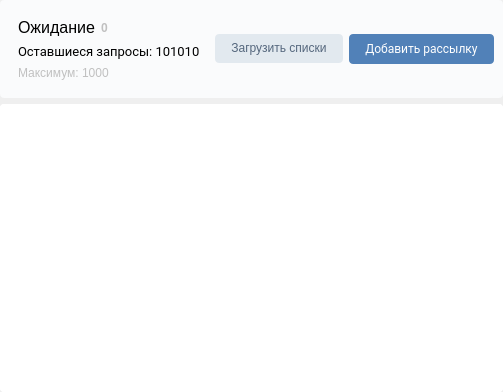
<?xml version="1.0" encoding="UTF-8"?>
<ui version="4.0">
 <class>WaitingWidget</class>
 <widget class="QWidget" name="WaitingWidget">
  <property name="geometry">
   <rect>
    <x>0</x>
    <y>0</y>
    <width>501</width>
    <height>392</height>
   </rect>
  </property>
  <property name="windowTitle">
   <string>Form</string>
  </property>
  <layout class="QVBoxLayout" name="verticalLayout">
   <property name="leftMargin">
    <number>0</number>
   </property>
   <property name="topMargin">
    <number>0</number>
   </property>
   <property name="rightMargin">
    <number>0</number>
   </property>
   <property name="bottomMargin">
    <number>0</number>
   </property>
   <item>
    <widget class="QFrame" name="waitingWidgetHeaderFrame">
     <property name="sizePolicy">
      <sizepolicy hsizetype="Preferred" vsizetype="Fixed">
       <horstretch>0</horstretch>
       <verstretch>0</verstretch>
      </sizepolicy>
     </property>
     <property name="minimumSize">
      <size>
       <width>0</width>
       <height>0</height>
      </size>
     </property>
     <property name="styleSheet">
      <string notr="true">background-color: #FAFBFC;
border-radius: 4px;</string>
     </property>
     <property name="frameShape">
      <enum>QFrame::StyledPanel</enum>
     </property>
     <property name="frameShadow">
      <enum>QFrame::Raised</enum>
     </property>
     <layout class="QHBoxLayout" name="horizontalLayout">
      <item>
       <widget class="QWidget" name="widget" native="true">
        <layout class="QVBoxLayout" name="verticalLayout_3">
         <item>
          <widget class="QWidget" name="headerLabel" native="true">
           <layout class="QHBoxLayout" name="horizontalLayout_2">
            <property name="spacing">
             <number>6</number>
            </property>
            <property name="leftMargin">
             <number>0</number>
            </property>
            <property name="topMargin">
             <number>0</number>
            </property>
            <property name="rightMargin">
             <number>0</number>
            </property>
            <property name="bottomMargin">
             <number>0</number>
            </property>
            <item>
             <widget class="QLabel" name="label">
              <property name="sizePolicy">
               <sizepolicy hsizetype="Fixed" vsizetype="Preferred">
                <horstretch>0</horstretch>
                <verstretch>0</verstretch>
               </sizepolicy>
              </property>
              <property name="font">
               <font>
                <pointsize>12</pointsize>
                <weight>50</weight>
                <bold>false</bold>
               </font>
              </property>
              <property name="styleSheet">
               <string notr="true">color: black;</string>
              </property>
              <property name="text">
               <string>Ожидание</string>
              </property>
             </widget>
            </item>
            <item>
             <widget class="QLabel" name="label_2">
              <property name="font">
               <font>
                <weight>75</weight>
                <bold>true</bold>
               </font>
              </property>
              <property name="styleSheet">
               <string notr="true">color:#C0c0c0;</string>
              </property>
              <property name="text">
               <string>0</string>
              </property>
             </widget>
            </item>
           </layout>
          </widget>
         </item>
         <item>
          <widget class="QLabel" name="requestCountLabel">
           <property name="font">
            <font>
             <family>Roboto</family>
             <pointsize>10</pointsize>
            </font>
           </property>
           <property name="styleSheet">
            <string notr="true">color: black;</string>
           </property>
           <property name="text">
            <string>Оставшиеся запросы: 101010</string>
           </property>
          </widget>
         </item>
         <item>
          <widget class="QLabel" name="maxRequestsLabel">
           <property name="styleSheet">
            <string notr="true">color:#C0c0c0;</string>
           </property>
           <property name="text">
            <string>Максимум: 1000</string>
           </property>
          </widget>
         </item>
        </layout>
       </widget>
      </item>
      <item>
       <widget class="QPushButton" name="loadListsButton">
        <property name="styleSheet">
         <string notr="true">padding: 7px 16px 8px;
margine: 10px;
border-radius: 4px;
background-color: #e2e9ef;
color: #55677d;</string>
        </property>
        <property name="text">
         <string>Загрузить списки</string>
        </property>
       </widget>
      </item>
      <item>
       <widget class="QPushButton" name="addListButton">
        <property name="sizePolicy">
         <sizepolicy hsizetype="Fixed" vsizetype="Fixed">
          <horstretch>0</horstretch>
          <verstretch>0</verstretch>
         </sizepolicy>
        </property>
        <property name="font">
         <font>
          <family>Roboto</family>
          <pointsize>9</pointsize>
          <weight>50</weight>
          <italic>false</italic>
          <bold>false</bold>
          <underline>false</underline>
          <kerning>true</kerning>
         </font>
        </property>
        <property name="cursor">
         <cursorShape>PointingHandCursor</cursorShape>
        </property>
        <property name="styleSheet">
         <string notr="true">QPushButton
{
	background-color: #5181b8;
	color: white;
	padding: 7px 16px 8px;
	border-radius: 4px;
}

QPushButton::hover
{
	
}</string>
        </property>
        <property name="text">
         <string>Добавить рассылку</string>
        </property>
        <property name="icon">
         <iconset resource="resource/res.qrc">
          <normaloff>:/style/image/plus.png</normaloff>:/style/image/plus.png</iconset>
        </property>
       </widget>
      </item>
     </layout>
    </widget>
   </item>
   <item>
    <widget class="QFrame" name="contentFrame">
     <property name="styleSheet">
      <string notr="true">background-color: white;
border-radius: 4px;</string>
     </property>
     <property name="frameShape">
      <enum>QFrame::StyledPanel</enum>
     </property>
     <property name="frameShadow">
      <enum>QFrame::Raised</enum>
     </property>
     <layout class="QGridLayout" name="gridLayout">
      <property name="leftMargin">
       <number>0</number>
      </property>
      <property name="topMargin">
       <number>0</number>
      </property>
      <property name="rightMargin">
       <number>0</number>
      </property>
      <property name="bottomMargin">
       <number>0</number>
      </property>
      <item row="0" column="0">
       <widget class="QScrollArea" name="scrollArea">
        <property name="verticalScrollBarPolicy">
         <enum>Qt::ScrollBarAlwaysOff</enum>
        </property>
        <property name="widgetResizable">
         <bool>true</bool>
        </property>
        <property name="alignment">
         <set>Qt::AlignHCenter|Qt::AlignTop</set>
        </property>
        <widget class="QWidget" name="listWidget">
         <property name="geometry">
          <rect>
           <x>0</x>
           <y>0</y>
           <width>501</width>
           <height>291</height>
          </rect>
         </property>
         <layout class="QVBoxLayout" name="verticalLayout_2">
          <property name="spacing">
           <number>10</number>
          </property>
         </layout>
        </widget>
       </widget>
      </item>
     </layout>
    </widget>
   </item>
  </layout>
 </widget>
 <resources>
  <include location="resource/res.qrc"/>
  <include location="resource/res.qrc"/>
 </resources>
 <connections/>
</ui>
